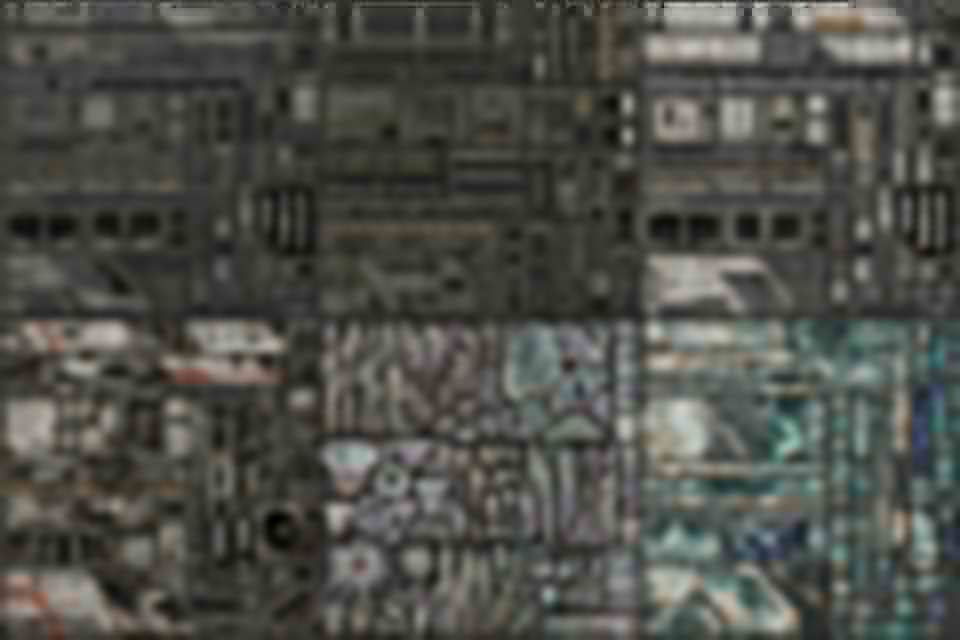
#> input picture tools/texture_sources/first_light/first_light_material_sources.jpg, 960 x 640 px
$ python test_firstlight_material_polish.py
#> lines starting #> are read from the running program, lines starting #| are printed output that depends on the picture
### tools/firstlight_material_polish.py
"""High-detail First Light material finishing pass.

The mission builders intentionally own geometry, UVs and gameplay.  This pass owns
only the authored APBR texture outputs and three visible M-17 material bindings.
It consumes original OpenAI-generated source atlases checked into tools/texture_sources
and preserves the existing eight-tile UV contracts used by Kestrel, Meridian and
Vesper assets.

GameGuru MAX APBR surface packing used here:
  R = occlusion, G = roughness, B = metalness, A = reflectance.
"""
from __future__ import annotations

from pathlib import Path
import hashlib
import json
import re
import sys
from typing import Iterable

from PIL import Image, ImageEnhance, ImageFilter

MODULE_VERSION = "first-light-material-polish-v1"
REGIONS = (
    (0.00, 0.00, 0.50, 0.50),
    (0.50, 0.00, 1.00, 0.50),
    (0.00, 0.50, 0.50, 1.00),
    (0.50, 0.50, 1.00, 1.00),
    (0.08, 0.18, 0.58, 0.68),
    (0.42, 0.16, 0.92, 0.66),
    (0.06, 0.42, 0.56, 0.92),
    (0.44, 0.42, 0.94, 0.92),
)


# [5 lines left out: function _paths, not called in this run]


def _source_image(source: Path, kind: str) -> Image.Image:
    path = source / "first_light_material_sources.jpg"
    if not path.is_file():
        raise FileNotFoundError(f"material source sheet missing: {path}")
    sheet = Image.open(path).convert("RGB")
    cells = {
        "kestrel_hull": (0,0), "kestrel_interior": (1,0), "meridian": (2,0),
        "m17": (0,1), "flora": (1,1), "brineglass": (2,1),
    }
    if kind not in cells:
        raise KeyError(kind)
    cw, ch = sheet.width//3, sheet.height//2
    if min(cw,ch) < 256:
        raise ValueError(f"material source cells too small: {path} {sheet.size}")
    cx,cy=cells[kind]
    return sheet.crop((cx*cw,cy*ch,(cx+1)*cw,(cy+1)*ch))


# [17 lines left out: function _crop, not called in this run]


def _compose_tiles(tiles: Iterable[Image.Image]) -> Image.Image:
    tiles = list(tiles)
    if len(tiles) != 8 or len({t.size for t in tiles}) != 1:
        raise ValueError("material atlases require exactly eight equal-size tiles")
    size = tiles[0].width
    out = Image.new("RGB", (size*8, size))
    for i, tile in enumerate(tiles):
        out.paste(tile, (i*size, 0))
    return out


def _normal_from_albedo(albedo: Image.Image, strength: float) -> Image.Image:
    gray = albedo.convert("L").filter(ImageFilter.GaussianBlur(0.35))
    scale=max(0.7, 9.5/max(1.0,strength))
    gx=gray.filter(ImageFilter.Kernel((3,3),(-1,0,1,-2,0,2,-1,0,1),scale=scale,offset=128))
    gy=gray.filter(ImageFilter.Kernel((3,3),(-1,-2,-1,0,0,0,1,2,1),scale=scale,offset=128))
    blue=Image.new("L",albedo.size,244)
    return Image.merge("RGB",(gx,gy,blue))


def _surface_from_albedo(albedo: Image.Image, tile_size: int, roughness, metalness, reflectance=255) -> Image.Image:
    if len(roughness) != 8 or len(metalness) != 8:
        raise ValueError("surface semantics must cover all eight UV tiles")
    out=Image.new("RGBA",albedo.size,(255,128,0,reflectance))
    for i,(rgh,met) in enumerate(zip(roughness,metalness)):
        box=(i*tile_size,0,(i+1)*tile_size,tile_size)
        lum=albedo.crop(box).convert("L")
        rough=lum.point(lambda v,r=rgh:max(35,min(240,round(r-(v-128)*.16))))
        ao=Image.new("L",lum.size,255); metallic=Image.new("L",lum.size,met); refl=Image.new("L",lum.size,reflectance)
        out.paste(Image.merge("RGBA",(ao,rough,metallic,refl)),box)
    return out


# [22 lines left out: functions _surface_tile, _emission_tile, _emission, not called in this run]


def _save(path: Path, image: Image.Image):
    path.parent.mkdir(parents=True, exist_ok=True)
    image.save(path, optimize=(image.width <= 4096), compress_level=6 if image.width > 4096 else 9)


# [51 lines left out: functions _build_kestrel, _build_meridian, _build_m17, _build_biosphere, not called in this run]


def _square_mineral(src: Image.Image, region, size, tint, resonant=False):
    tile=_crop(src,region,size,contrast=1.10 if resonant else 1.06,saturation=1.02)
    return Image.blend(tile,Image.new("RGB",tile.size,tint),.12 if resonant else .08)


# [6 lines left out: function _build_brineglass, not called in this run]


def _replace_field(text: str, key: str, value: str) -> str:
    pattern=rf"(?mi)^{re.escape(key)}\s*=.*$";line=f"{key} = {value}"
    if re.search(pattern,text): return re.sub(pattern,line,text)
    anchor=re.search(r"(?mi)^effect\s*=.*$",text)
    if anchor:
        pos=anchor.end();return text[:pos]+"\n"+line+text[pos:]
    return text.rstrip()+"\n"+line+"\n"


# [18 lines left out: functions _bind_m17, _bind_brineglass, not called in this run]


def _hash_sources(source: Path) -> str:
    h=hashlib.sha256(MODULE_VERSION.encode());path=source/"first_light_material_sources.jpg";h.update(path.name.encode());h.update(b"\0");h.update(path.read_bytes());h.update(b"\0");return h.hexdigest()


# [18 lines left out: functions apply_material_polish, _self_test, not called in this run]


# [3 lines that do not run on import are left out]

### tools/firstlight_material_contracts.py
"""Final material invariants applied after the authored First Light art pass.

The texture-polish stage is allowed to derive rich high-frequency detail from source
art.  This module owns engine/material semantics that must not drift with that art:
brineglass is a dielectric crystal, never metal, and its packed APBR roughness must
stay inside the range already validated by the Meridian material regression.
"""
from __future__ import annotations

from pathlib import Path
import hashlib
import json

from PIL import Image

BRINEGLASS_SURFACES=(
    'vesper_brineglass_mineral_surface.png',
    'vesper_brineglass_resonant_mineral_surface.png',
)
ROUGHNESS_MIN=45
ROUGHNESS_MAX=110


def correct_brineglass_surface(surface: Image.Image) -> Image.Image:
    """Return an APBR surface map with the project brineglass contract enforced."""
    rgba=surface.convert('RGBA')
    occlusion,roughness,_metalness,reflectance=rgba.split()
    roughness=roughness.point(lambda v:max(ROUGHNESS_MIN,min(ROUGHNESS_MAX,v)))
    metalness=Image.new('L',rgba.size,0)
    return Image.merge('RGBA',(occlusion,roughness,metalness,reflectance))


# [46 lines left out: functions _sha256, enforce_material_contracts, not called in this run]

### tools/test_firstlight_material_polish.py
"""Fast regression checks for the First Light material-polish pipeline."""
from pathlib import Path
from PIL import Image,ImageFile,ImageStat
from firstlight_material_polish import _compose_tiles,_normal_from_albedo,_surface_from_albedo,_replace_field,_source_image
from firstlight_material_contracts import correct_brineglass_surface

# The checked-in JPEG may arrive through a connector with only its terminal EOI
# marker stripped. Accept that transport artifact, but still verify dimensions and
# visual variance so genuinely incomplete/corrupt source art fails loudly.
ImageFile.LOAD_TRUNCATED_IMAGES=True

ROOT=Path(__file__).resolve().parents[1]
SOURCE=ROOT/'tools/texture_sources/first_light'

def main():
    path=SOURCE/'first_light_material_sources.jpg'
    assert path.is_file(), path
    assert path.stat().st_size>4096,('material source unexpectedly small',path.stat().st_size)
    header=Image.open(path)
#> header is the input picture: PIL image 960x640 RGB; mean R, G, B 78.7, 79.9, 73.6
    assert header.size==(960,640),('unexpected material source sheet size',header.size)
    for kind in ('kestrel_hull','kestrel_interior','meridian','m17','flora','brineglass'):
        im=_source_image(SOURCE,kind)
#> in _source_image, `return sheet.crop((cx*cw,cy*ch,(cx+1)*cw,(cy+1)*ch))`:
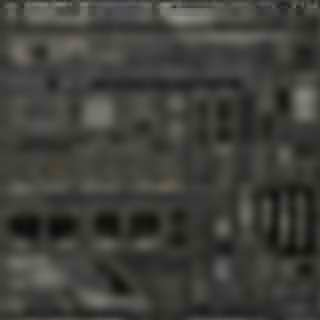
#> returned value: PIL image 320x320 RGB; mean R, G, B 63.2, 63.8, 58.2
        assert min(im.size)>=256,(kind,im.size)
        std=max(ImageStat.Stat(im.resize((64,64)).convert('RGB')).stddev)
#> std = 16.76
        assert std>12,(kind,'source lacks detail',std)
    tile=Image.new('RGB',(32,32),(72,96,124))
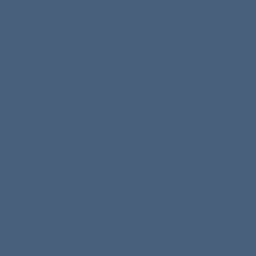
#> tile: PIL image 32x32 RGB (shown 8 times larger); mean R, G, B 72, 96, 124
    atlas=_compose_tiles([tile]*8)
#> in _compose_tiles, `out = Image.new("RGB", (size*8, size))`: out: PIL image 256x32 RGB; every value is 0
#> after the loop in _compose_tiles, `for i, tile in enumerate(tiles):`:
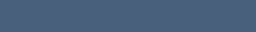
#> out: PIL image 256x32 RGB; mean R, G, B 72, 96, 124
    assert atlas.size==(256,32)
    normal=_normal_from_albedo(atlas,12.0)
#> in _normal_from_albedo, `gray = albedo.convert("L").filter(ImageFilter.GaussianBlur(0.35))`: gray: PIL image 256x32 L; every value is 92
#> in _normal_from_albedo, `gx=gray.filter(ImageFilter.Kernel((3,3),(-1,0,1,-2,0,2,-1,0,1),scale=s..`:
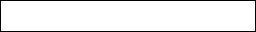
#> gx: PIL image 256x32 L; values 92 (black) and 128 (white), 93% white; black in thin lines or dots
#> in _normal_from_albedo, `blue=Image.new("L",albedo.size,244)`: blue: PIL image 256x32 L; every value is 244
    assert normal.size==atlas.size
    surface=_surface_from_albedo(atlas,32,(100,)*8,(200,)*8)
#> after the loop in _surface_from_albedo, `for i,(rgh,met) in enumerate(zip(roughness,metalness)):`:
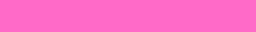
#> out: PIL image 256x32 RGBA; mean R, G, B, A 255, 106, 200, 255
    assert surface.mode=='RGBA' and surface.getpixel((2,2))[0]==255
    assert 80<=surface.getpixel((2,2))[1]<=120
    assert surface.getpixel((2,2))[2]==200 and surface.getpixel((2,2))[3]==255
    # Source-art detail may vary, but brineglass remains a dielectric crystal in the
    # engine contract: zero packed metalness and bounded glossy roughness.
    crystal=Image.new('RGBA',(16,16),(255,160,73,255))
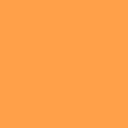
#> crystal: PIL image 16x16 RGBA (shown 8 times larger); mean R, G, B, A 255, 160, 73, 255
    crystal=correct_brineglass_surface(crystal)
#> in correct_brineglass_surface, `occlusion,roughness,_metalness,reflectance=rgba.split()`: occlusion: PIL image 16x16 L; every value is 255
#> in correct_brineglass_surface, `occlusion,roughness,_metalness,reflectance=rgba.split()`: roughness: PIL image 16x16 L; every value is 160
#> in correct_brineglass_surface, `occlusion,roughness,_metalness,reflectance=rgba.split()`: _metalness: PIL image 16x16 L; every value is 73
#> in correct_brineglass_surface, `roughness=roughness.point(lambda v:max(ROUGHNESS_MIN,min(ROUGHNESS_MAX..`: roughness: PIL image 16x16 L; every value is 110
#> in correct_brineglass_surface, `metalness=Image.new('L',rgba.size,0)`: metalness: PIL image 16x16 L; every value is 0
#> in correct_brineglass_surface, `return Image.merge('RGBA',(occlusion,roughness,metalness,reflectance))`:
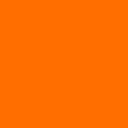
#> returned value: PIL image 16x16 RGBA (shown 8 times larger); mean R, G, B, A 255, 110, 0, 255
    assert crystal.getchannel('B').getextrema()==(0,0)
    assert crystal.getchannel('G').getextrema()==(110,110)
    text='effect = effectbank\\reloaded\\apbr_basic.fx\nbaseColorMap = old.png\n'
    text=_replace_field(text,'normalMap','new_normal.png')
    text=_replace_field(text,'baseColorMap','new_base.png')
    assert 'normalMap = new_normal.png' in text and 'baseColorMap = new_base.png' in text
    print('FIRST LIGHT // MATERIAL POLISH REGRESSION PASS')
    print('Source sheet: 960x640 // 6 atlases // APBR packing + dielectric brineglass + binding helpers verified.')

if __name__=='__main__':main()
